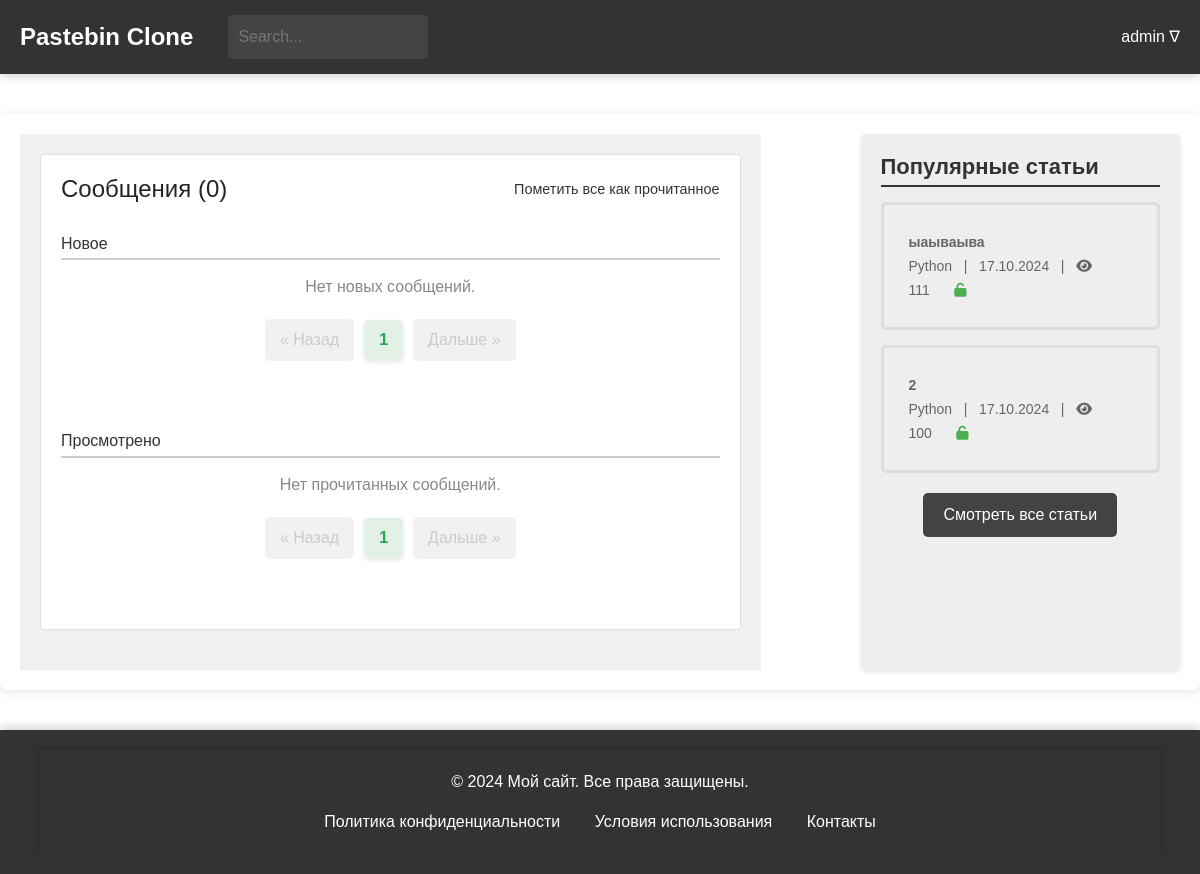
/general/messages/ (signed in), run on an earlier commit of the app's database.
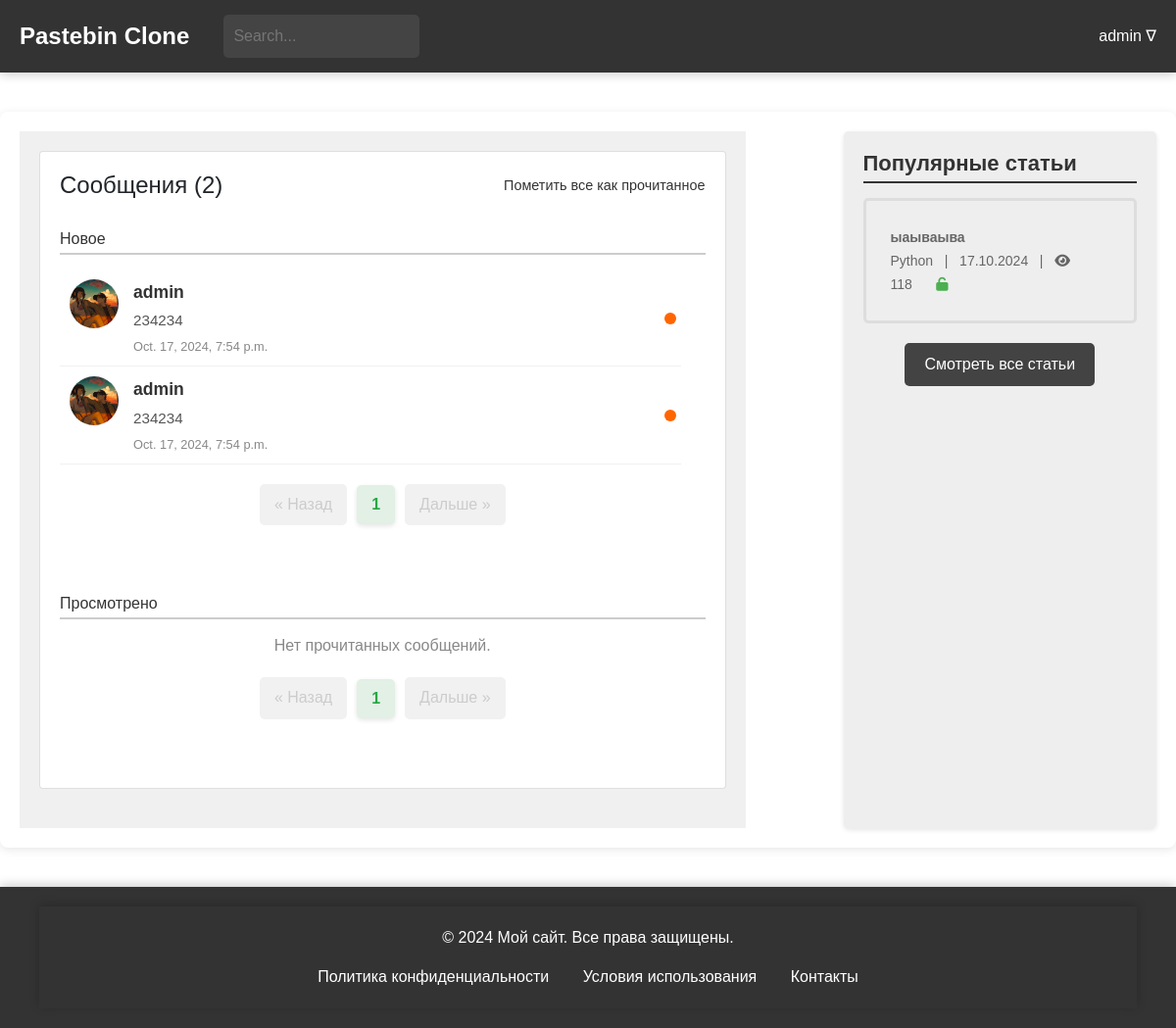
And on a later commit of the database.
### blog/models.py (models this page shows, shortened)
class Paste(models.Model):
    ACCESS_STATUS_CHOICES = [
        (0, 'Private'),
        (1, 'Public'),
        (2, 'Draft'),
    ]
    TIME_LIVE_CHOICES = [
        (None, 'Никогда'),
        (timedelta(minutes=2), 'Через 2 минуты'),
        (timedelta(hours=1), 'Через 1 час'),
        (timedelta(days=1), 'Через 1 день'),
        (timedelta(weeks=1), 'Через 1 неделю'),
    ]
    title = models.CharField(max_length=200)
    content = models.TextField()
    author = models.ForeignKey(User, on_delete=models.CASCADE)
    created_at = models.DateTimeField(auto_now_add=True)
    updated_at = models.DateTimeField(auto_now=True)
    slug = models.UUIDField(default=uuid.uuid4, editable=False, unique=True)
    tags = models.ManyToManyField(Tag, related_name='posts')
    category = models.ForeignKey(Category, on_delete=models.SET_NULL, null=True)
    access_status = models.IntegerField(choices=ACCESS_STATUS_CHOICES, default=1)
    time_live = models.DurationField(null=True, blank=True)
    password = models.CharField(max_length=100, null=True, blank=True)
    is_delete_after_read = models.BooleanField(default=False)
    views_count = models.PositiveIntegerField(default=100)
    def get_formatted_created_at(self):
        return self.created_at.strftime('%d.%m.%Y')
    class Meta:
        verbose_name = 'Паста'
        verbose_name_plural = 'Паста'

class Category(models.Model):
    name = models.CharField(max_length=30, unique=True)
    parent = models.ForeignKey(
        'self',
        on_delete=models.CASCADE,
        null=True, blank=True,
        related_name='subcategories'
    )
    def __str__(self):
        return self.name
    class Meta:
        verbose_name = 'Категория'
        verbose_name_plural = 'Категории'

### general/models.py (models this page shows, shortened)
class Messages(models.Model):
    user = models.ForeignKey(CustomUser, on_delete=models.CASCADE, related_name='message_receiver', default=None)
    sender = models.ForeignKey(CustomUser, on_delete=models.CASCADE, related_name='message_sender', default=None)
    post = models.ForeignKey(Paste, on_delete=models.CASCADE)
    text = models.TextField()
    send_time = models.DateTimeField(auto_now_add=True)
    is_checked = models.BooleanField(default=False)
    class Meta:
        verbose_name = 'Сообщение'
        verbose_name_plural = 'Сообщения'

### users/models.py (models this page shows)
class CustomUser(AbstractUser):
    bio = models.TextField(blank=True, null=True)
    favorites = models.ManyToManyField('blog.Paste', related_name='favorited_by', blank=True)
    address = models.CharField(max_length=100, blank=True, null=True)
    avatar = models.ImageField(upload_to='avatars/', blank=True, null=True)
    groups = models.ManyToManyField(
        'auth.Group',
        related_name='customuser_set',
        blank=True
    )
    user_permissions = models.ManyToManyField(
        'auth.Permission',
        related_name='customuser_set',
        blank=True
    )
    def __str__(self):
        return self.username
    class Meta:
        verbose_name = "Пользователь"
        verbose_name_plural = "Пользователи"

### general/views.py (the view)
# urls.py: path('messages/', views.messages, name='messages'),
def messages(request):
    mess = Messages.objects.all().filter(user=request.user)
    unread_messages = mess.filter(is_checked=False)
    read_messages = mess.filter(is_checked=True)
    unread_paginator = Paginator(unread_messages, 4)  # 10 сообщений на страницу
    unread_page_number = request.GET.get('unread_page')
    unread_page_obj = unread_paginator.get_page(unread_page_number)
    read_paginator = Paginator(read_messages, 4)  # 10 сообщений на страницу
    read_page_number = request.GET.get('read_page')
    read_page_obj = read_paginator.get_page(read_page_number)
    popular_posts = Paste.objects.order_by('-views_count')[:5]
    return render(request, 'messages.html', {
        'popular_posts': popular_posts,
        'unread_messages': unread_page_obj,
        'read_messages': read_page_obj,
    })

### general/context_processors.py (called while the page is built)
def unread_counts(request):
    if request.user.is_authenticated:
        unread_messages_count = Messages.objects.filter(user=request.user, is_checked=False).count()
        unread_notifications_count = Notifications.objects.filter(user=request.user, is_checked=False).count()
    else:
        unread_messages_count = 0
        unread_notifications_count = 0
    return {
        'unread_messages_count': unread_messages_count,
        'unread_notifications_count': unread_notifications_count,
    }

### general/templates/messages.html (shortened to what the changed rows need)
{% extends 'blog/temps/base.html' %}
{% load static %}
{% block head %}
<link href="https://stackpath.bootstrapcdn.com/bootstrap/4.5.2/css/bootstrap.min.css" rel="stylesheet">
<link rel="stylesheet" href="https://cdnjs.cloudflare.com/ajax/libs/font-awesome/5.15.1/css/all.min.css">
<link rel="stylesheet" type="text/css" href="{% static 'css/user_profile.css' %}">
<link rel="stylesheet" type="text/css" href="{% static 'css/messages.css' %}">
{% endblock %}
{% block content %}
<main>
    <div class="main-container">
        <div class="left-block">
            <div class="card messages-block">
                <div class="card-body">
                    <div class="card-title-container">
                        <h4 class="card-title">Сообщения ({{ unread_messages.paginator.count }})</h4>
                        <a href="{% url 'general:mark-all-messages-read' %}" class="mark-all-read">Пометить все как
                            прочитанное</a>
                    </div>
                    <div class="messages-section">
                        <ul class="messages-list">
                            {% for message in unread_messages %}
                            <li class="message-item">
                                <a href="{% url 'general:mark-message-read' message.id %}" class="message-link">
                                    <div class="message-avatar">
                                        <img src="{% if message.sender.avatar %}{{ message.sender.avatar.url }}{% else %}https://th.bing.com/th/id/OIP.0TsJGYhWWOy_hBFOH0hX-gHaHa?rs=1&pid=ImgDetMain{% endif %}"
                                             alt="Avatar" class="avatar-img">
                                    </div>
                                    <div class="message-content">
                                        <span class="message-sender">{{ message.sender }}</span>
                                        <p class="message-text">{{ message.text }}</p>
                                        <span class="message-time">{{ message.send_time }}</span>
                                    </div>
                                    <span class="notification-badge"></span>
                                </a>
                            </li>
                            {% empty %}
                            <p class="no-messages">Нет новых сообщений.</p>
                            {% endfor %}
                        </ul>
                        {% include 'temps/messages_paginator_unread.html' %}
                    </div>
                    <div class="messages-section">
                        {% include 'temps/messages_paginator_read.html' %}
                    </div>
                </div>
            </div>
        </div>
        {% include 'blog/temps/popular_posts.html' %}
    </div>
</main>
{% endblock %}

### blog/templates/blog/temps/popular_posts.html
{% load static %}
<head>
    <link rel="stylesheet" type="text/css" href="{% static 'css/popular_posts.css' %}">
    <link rel="stylesheet" href="https://cdnjs.cloudflare.com/ajax/libs/font-awesome/6.0.0-beta3/css/all.min.css">
</head>
<div class="right-block">
    <h2>Популярные статьи</h2>
    <ul>
        {% for popular_post in popular_posts %}
        <li>
            <a href="{% url 'blog:post-detail' popular_post.slug %}">
                <span class="article-title">{{popular_post.title}}</span>
                <br>
                <span class="article-meta">{{ popular_post.category }} &nbsp; | &nbsp; {{ popular_post.get_formatted_created_at }} &nbsp; |  &nbsp;
                                    <i class="fa fa-eye"></i> <span
                            class="view-count">{{popular_post.views_count}}</span></span>
                {% if popular_post.password %}
                <span><i class="fa fa-lock" aria-hidden="true" style="color: #FF9800;"></i></span>
                {% else %}
                <span><i class="fa fa-unlock" aria-hidden="true" style="color: #4CAF50;"></i></span>
                {% endif %}
            </a>
        </li>
        {% endfor %}
    </ul>
     <div class="all-posts-link">
        <a href="{% url 'blog:posts-check' %}">Смотреть все статьи</a>
    </div>
</div>

What changed in the data, as far as the page shows it:
removed Paste: title "2", category "Python", get_formatted_created_at "17.10.2024", views_count "100"
added Messages: sender.avatar (picture), sender "admin", text "234234", send_time "Oct. 17, 2024, 7:54 p.m."
added Messages: sender.avatar (picture), sender "admin", text "234234", send_time "Oct. 17, 2024, 7:54 p.m."
changed Paste "ыаываыва": views_count "111" → "118"
Also different on the page:
{{ unread_messages.paginator.count }}: "0" → "2"
text no longer shown: "Нет новых сообщений."
